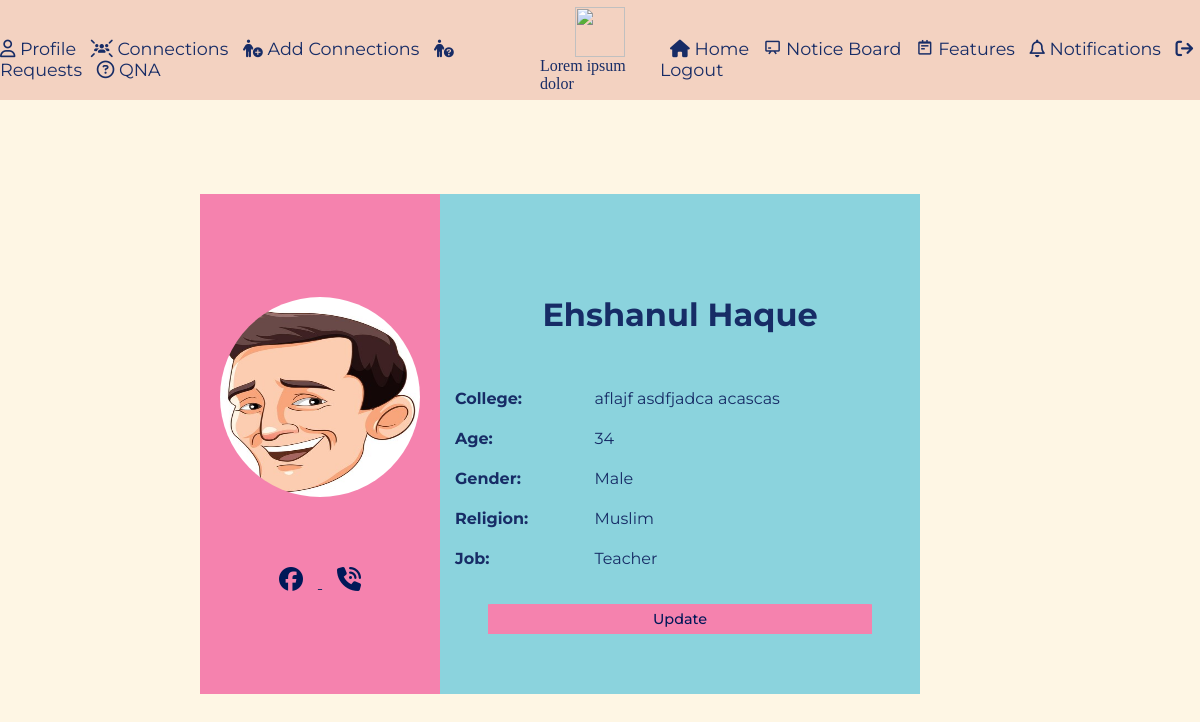
The app's page /teacher/arnob_12 (signed in) with its own data.
### models/teachers.py (models this page shows, shortened)
class Teachers(db.Model):
    id = db.Column(db.Integer, primary_key=True)
    firstname = db.Column(db.String)
    lastname = db.Column(db.String)
    college = db.Column(db.String)
    age = db.Column(db.Integer)
    gender = db.Column(db.String)
    religion = db.Column(db.String)
    contact_number = db.Column(db.String)
    email = db.Column(db.String)
    fb_url = db.Column(db.String)
    job = db.Column(db.String)
    image_path = db.Column(db.String)
    username = db.Column(db.String, unique=True)
    student_usernames = db.Column(db.PickleType)
    @staticmethod
    def find_by_username(username, job):
        result = Teachers.query.with_entities(Teachers.firstname, Teachers.lastname, Teachers.college, Teachers.age,
                                              Teachers.gender, Teachers.religion, Teachers.contact_number,
                                              Teachers.fb_url, Teachers.job, Teachers.image_path,
                                              Teachers.username) \
            .filter_by(username=username, job=job.capitalize()).first()
        if result:
            return list(result)  # returning all information of a student in list
        else:
            return None

### resources/people.py (the view)
class Profile(Resource):
    @login_required
    def get(self, username, job):
        if current_user.is_authenticated:
            person = Students.find_by_username(username, job) or Teachers.find_by_username(username, job)
            if person:
                data = {" ".join([person[x] for x in range(0, 2)]): [person[x] for x in range(2, len(person))]}
                return make_response(render_template("profile.html", data=data, notify=Notifications.pending()))
        elif current_user.job.lower() == "admin":
            person = Teachers.find_by_username(username, job)
            if person:
                data = {" ".join([person[x] for x in range(0, 2)]): [person[x] for x in range(2, len(person))]}
                return make_response(render_template("profile.html", data=data))
        else:
            flash("Please try again.")
            return make_response(render_template("message.html"))

### app.py (called while the page is built)
@login_manager.user_loader
def user_loader(user_id):
    return Users.query.get(int(user_id))

### models/notifications.py (called while the page is built)
    @staticmethod
    def pending():
        if current_user.is_authenticated:
            notifications = Notifications.query.filter_by(receiver=current_user.username, status="pending").count()
            return notifications
        else:
            return None

### models/students.py (called while the page is built)
    @staticmethod
    def find_by_username(username, job):
        result = Students.query.with_entities(Students.firstname, Students.lastname, Students.college, Students.age,
                                              Students.gender, Students.religion, Students.contact_number,
                                              Students.fb_url, Students.job, Students.image_path,
                                              Students.username) \
            .filter_by(username=username, job=job.capitalize()).first()
        if result:
            return list(result)  # returning all information of a student in list
        else:
            return None

### templates/profile.html (shortened to what this page needs)
{% extends "base.html" %}
    {% block style %}
    <link rel="stylesheet" type="text/css" href="{{ url_for('static', filename='styles/profile.css') }}">
    {% endblock %}
{% block content %}
<body>
    {% for name, info in data.items() %}
        <div class="main-container">
            <div class="info-container">
                <div class="left-container">
                    <img src="{{url_for('home')}}{{info[7]}}" alt="picture">
                    <div>
                        <a href="{{info[5]}}" target="_blank"> <i class="fa-brands fa-facebook"></i> </a>
                        <a href="tel:{{info[4]}}" > <i class="fa-solid fa-phone-volume"></i> </a>
                    </div>
                </div>
                <div class="right-container">
                    <div class="right-container-top">
                        <h1> {{name}} </h1>
                    </div>
                    <div class="right-container-bottom">
                        <div class="label"> College: </div>
                            <div class="value"> {{info[0]}} </div>
                        <div class="label"> Age: </div>
                            <div class="value"> {{info[1]}} </div>
                        <div class="label"> Gender: </div>
                            <div class="value"> {{info[2]}} </div>
                        <div class="label"> Religion: </div>
                            <div class="value"> {{info[3]}} </div>
                        <div class="label"> Job: </div>
                            <div class="value"> {{info[6]}} </div>
                    </div>
                    {% if current_user.username == info[8] or current_user.username == 'admin' %}
                        <form action="{{ url_for('receiveinfo', job=current_user.job.lower()) }}" method="POST">
                            <input id="button" type="submit" name="work" value="Update">
                        </form>
                    {% endif %}
                </div>
            </div>
        </div>
    {% endfor %}
</body>
{% endblock %}

### static/styles/base.css (style rules this page uses)
* { font-family: "montserrat", sans-serif; margin: 0; padding: 0; box-sizing: border-box; color: var(--text-color); }
:root { --bg-color: #fef6e4; --text-color: #172c66; --highligh-color: #001858; --container-color: #8bd3dd; --secondary-color: #f582ae; --navbar-color: #f3d2c1; --notification-color: red; }
body { background-color: var(--bg-color); }
#button { width: 100%; max-width: 150px; height: 30px; background-color: var(--secondary-color); border: none; border-radius: 1%; padding: 0 10px 0 10px; margin: 10px; transition: font-weight 0.2s ease-in-out; }

### static/styles/profile.css (style rules this page uses)
* { font-family: "montserrat", sans-serif; margin: 0; padding: 0; box-sizing: border-box; color: var(--text-color); }
:root { --bg-color: #fef6e4; --text-color: #172c66; --highlight-color: #001858; --container-color: #8bd3dd; --secondary-color: #f582ae; --navbar-color: #f3d2c1; }
.main-container { display: flex; flex-direction: column; justify-content: center; align-items: center; height: 86vh; }
.info-container { width: 800px; height: 500px; display: flex; }
.left-container { width: 30%; display: flex; flex-direction: column; justify-content: center; align-items: center; background-color: var(--secondary-color); }
.right-container { width: 60%; display: flex; flex-direction: column; justify-content: center; align-items: center; background-color: var(--container-color); }
.left-container img { width: 200px; height: 200px; border-radius: 50%; margin-bottom: 20px; }
.left-container i { font-size: 1.5rem; color: var(--highlight-color); margin: 20px 15px 0 15px; padding-top: 30px; }
.right-container-top { display: flex; justify-content: center; align-items: center; text-align: center; height: 30%; color: var(--highlight-color); }
.right-container-bottom { height: 40%; min-height: 160px; display: flex; flex-wrap: wrap; padding-left: 15px; }
.right-container .label { width: 30%; font-weight: 700; margin-bottom: 5px; }
.right-container .value { width: 70%; margin-bottom: 5px; }
form { width: 100%; display: flex; justify-content: center; align-items: center; }
#button { width: 80%; height: 30px; max-width: none; text-align: center; background-color: var(--secondary-color); color: var(--highlight-color); border: none; font-size: 0.9rem; font-weight: 500; margin: 15px; transition: font-weight 0.2s ease-in-out; }

### records on screen
Teachers: college "aflajf asdfjadca acascas", gender "Male", religion "Muslim", job "Teacher"

### other values on screen
{{ name }} "Ehshanul Haque"
{{ info[1] }} "34"
